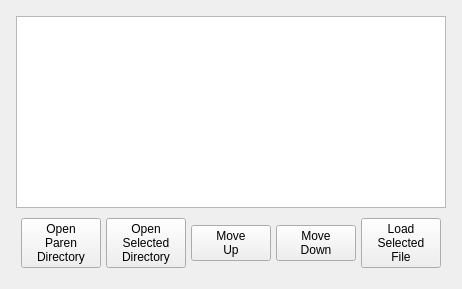
               <widget class="QWidget" name="tab_2">
                <attribute name="title">
                 <string>Files</string>
                </attribute>
                <layout class="QVBoxLayout" name="verticalLayout_7">
                 <item>
                  <widget class="QWidget" name="verticalWidget" native="true">
                   <layout class="QVBoxLayout" name="verticalLayout_6">
                    <property name="spacing">
                     <number>5</number>
                    </property>
                    <property name="leftMargin">
                     <number>5</number>
                    </property>
                    <property name="topMargin">
                     <number>5</number>
                    </property>
                    <property name="rightMargin">
                     <number>5</number>
                    </property>
                    <property name="bottomMargin">
                     <number>5</number>
                    </property>
                    <item>
                     <widget class="FileSystemTable" name="filesystemtable">
                      <property name="hiddenColumns" stdset="0">
                       <string>2</string>
                      </property>
                      <attribute name="horizontalHeaderCascadingSectionResizes">
                       <bool>false</bool>
                      </attribute>
                      <attribute name="horizontalHeaderDefaultSectionSize">
                       <number>150</number>
                      </attribute>
                     </widget>
                    </item>
                    <item>
                     <widget class="QWidget" name="horizontalWidget" native="true">
                      <layout class="QHBoxLayout" name="horizontalLayout_5">
                       <property name="spacing">
                        <number>5</number>
                       </property>
                       <property name="leftMargin">
                        <number>5</number>
                       </property>
                       <property name="topMargin">
                        <number>5</number>
                       </property>
                       <property name="rightMargin">
                        <number>5</number>
                       </property>
                       <property name="bottomMargin">
                        <number>5</number>
                       </property>
                       <item>
                        <widget class="QPushButton" name="fileOpenParentBtn">
                         <property name="text">
                          <string>Open
Paren
Directory</string>
                         </property>
                        </widget>
                       </item>
                       <item>
                        <widget class="QPushButton" name="fileOpenDirBtn">
                         <property name="text">
                          <string>Open
Selected
Directory</string>
                         </property>
                        </widget>
                       </item>
                       <item>
                        <widget class="QPushButton" name="fileMoveUpBtn">
                         <property name="text">
                          <string>Move
Up</string>
                         </property>
                        </widget>
                       </item>
                       <item>
                        <widget class="QPushButton" name="fileMoveDownBtn">
                         <property name="text">
                          <string>Move
Down</string>
                         </property>
                        </widget>
                       </item>
                       <item>
                        <widget class="QPushButton" name="fileLoadBtn">
                         <property name="text">
                          <string>Load
Selected
File</string>
                         </property>
                        </widget>
                       </item>
                      </layout>
                     </widget>
                    </item>
                   </layout>
                  </widget>
                 </item>
                </layout>
               </widget>
